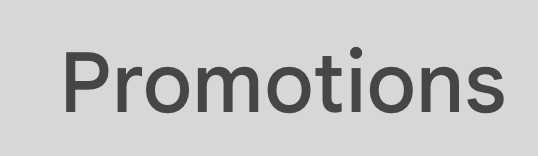
#> input picture ReadThisImage.jpg, 538 x 156 px
$ python -i filter_image.py   (imports and definitions only)
#> lines starting #> are read from the running program, lines starting #| are printed output that depends on the picture; after the words box and inside, x2 and y2 are one past the last pixel; in counts of white or black regions, pixels touching at a corner belong together
import cv2

def remove_blobs(file_path):
#> called with file_path = 'ReadThisImage.jpg'
    img = cv2.imread(file_path)
#> img is the input picture: shape (156, 538, 3); mean B, G, R 199.2, 199.3, 199.1
    cv2.imshow('origin', img)

    #Converting mage to Gray
    img = cv2.cvtColor(img, cv2.COLOR_BGR2GRAY)
#> img: shape (156, 538)
    cv2.imshow("Gray", img)

    #Converting image to B&W
    ret, img = cv2.threshold(img, 125, 255, cv2.THRESH_BINARY)
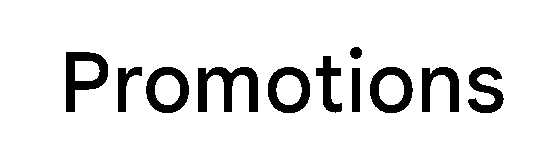
#> img: shape (156, 538); 89.4% white; 11 black regions
    cv2.imshow('b&w', img)

    #Find image contours
    contours, heirarchy = cv2.findContours(img, cv2.RETR_TREE, cv2.CHAIN_APPROX_SIMPLE)
#> contours = 16 contours; largest, box (x1, y1, x2, y2) and area: (0, 0, 538, 156) 83235, (65, 51, 109, 113) 1742, (369, 66, 414, 114) 1654, (145, 66, 190, 114) 1654, (267, 66, 311, 114) 1651
    print('Len: ', len(contours))
#| Len:  16
    #Max Blog Size
    threshold_blob_area = 15

    #Iterate through all contours
    for i in range(1, len(contours)):
        index_level = int(heirarchy[0][i][1])
        if index_level <= i:
            cnt = contours[i]
            area = cv2.contourArea(cnt)
            #print(area)
            if area < threshold_blob_area:
                #Drawa white color for blobs
                cv2.drawContours(img, [cnt], -1, 225, -1, 1)
#> this loop made 15 passes
#> (index_level, area) on passes 1 to 12: (-1, 403), (1, 968.5), (2, 1000.5), (3, 1654.5), (-1, 580), (4, 1651), (-1, 580), (6, 1557), (8, 1654), (-1, 578), (9, 556.5), (11, 744.5)

    cv2.imwrite('result.jpg', img)

>>> result = remove_blobs('ReadThisImage.jpg')
